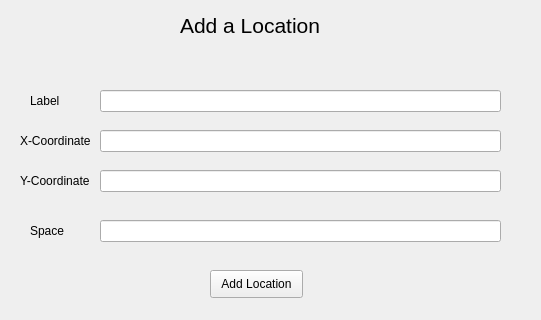
<?xml version="1.0" encoding="UTF-8"?>
<ui version="4.0">
 <class>Form</class>
 <widget class="QWidget" name="Form">
  <property name="geometry">
   <rect>
    <x>0</x>
    <y>0</y>
    <width>541</width>
    <height>320</height>
   </rect>
  </property>
  <property name="windowTitle">
   <string>Form</string>
  </property>
  <widget class="QLabel" name="label">
   <property name="geometry">
    <rect>
     <x>180</x>
     <y>-40</y>
     <width>181</width>
     <height>131</height>
    </rect>
   </property>
   <property name="font">
    <font>
     <pointsize>16</pointsize>
    </font>
   </property>
   <property name="text">
    <string>Add a Location</string>
   </property>
  </widget>
  <widget class="QLineEdit" name="LabelEntry">
   <property name="geometry">
    <rect>
     <x>100</x>
     <y>90</y>
     <width>401</width>
     <height>22</height>
    </rect>
   </property>
  </widget>
  <widget class="QLabel" name="label_2">
   <property name="geometry">
    <rect>
     <x>30</x>
     <y>90</y>
     <width>61</width>
     <height>21</height>
    </rect>
   </property>
   <property name="text">
    <string>Label</string>
   </property>
  </widget>
  <widget class="QLabel" name="label_3">
   <property name="geometry">
    <rect>
     <x>20</x>
     <y>130</y>
     <width>81</width>
     <height>21</height>
    </rect>
   </property>
   <property name="text">
    <string>X-Coordinate</string>
   </property>
  </widget>
  <widget class="QLineEdit" name="XCoordEntry">
   <property name="geometry">
    <rect>
     <x>100</x>
     <y>130</y>
     <width>401</width>
     <height>22</height>
    </rect>
   </property>
  </widget>
  <widget class="QLabel" name="label_4">
   <property name="geometry">
    <rect>
     <x>20</x>
     <y>170</y>
     <width>81</width>
     <height>21</height>
    </rect>
   </property>
   <property name="text">
    <string>Y-Coordinate</string>
   </property>
  </widget>
  <widget class="QLineEdit" name="YcoordEntry">
   <property name="geometry">
    <rect>
     <x>100</x>
     <y>170</y>
     <width>401</width>
     <height>22</height>
    </rect>
   </property>
  </widget>
  <widget class="QLabel" name="label_5">
   <property name="geometry">
    <rect>
     <x>30</x>
     <y>220</y>
     <width>61</width>
     <height>21</height>
    </rect>
   </property>
   <property name="text">
    <string>Space</string>
   </property>
  </widget>
  <widget class="QLineEdit" name="SpaceEntry">
   <property name="geometry">
    <rect>
     <x>100</x>
     <y>220</y>
     <width>401</width>
     <height>22</height>
    </rect>
   </property>
  </widget>
  <widget class="QPushButton" name="addLocation">
   <property name="geometry">
    <rect>
     <x>210</x>
     <y>270</y>
     <width>93</width>
     <height>28</height>
    </rect>
   </property>
   <property name="text">
    <string>Add Location</string>
   </property>
  </widget>
 </widget>
 <resources/>
 <connections/>
</ui>
